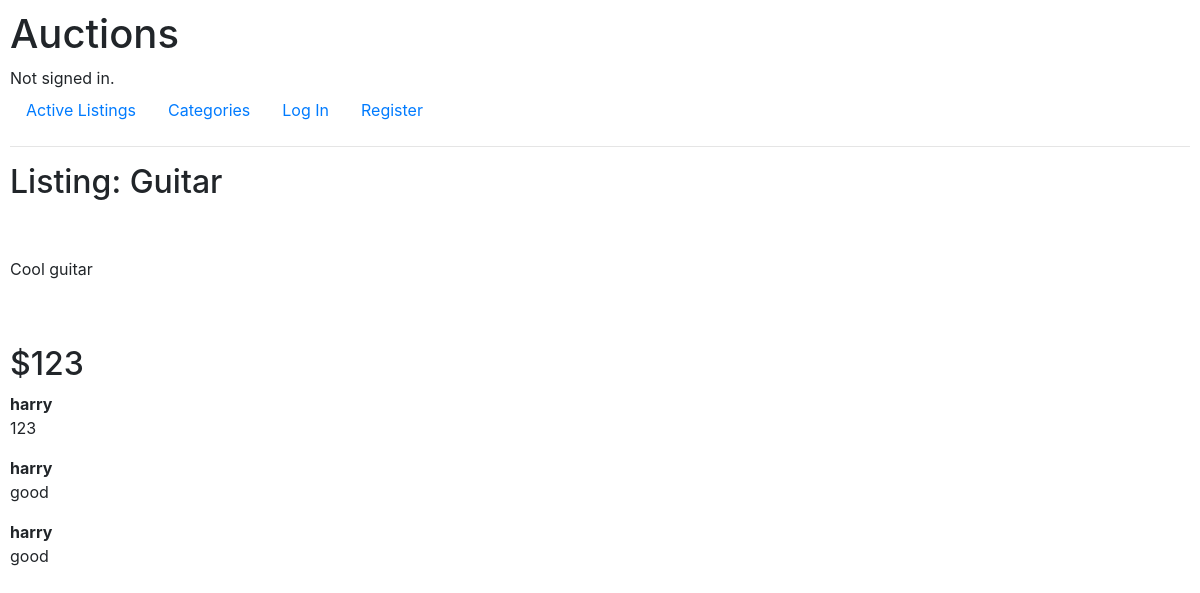
Page /3 on the committed database.
### auctions/models.py (models this page shows, shortened)
class Listing(models.Model):
    title = models.CharField(max_length=64)
    description = models.CharField(max_length=150)
    starting_bid = models.IntegerField()
    image_link = models.CharField(max_length=400)
    Category = (('Fashion', 'Fashion'),('Toys','Toys'),('Electronics','Electronics'),('Home','Home'),('Health', 'Health'),('Sports','Sports'))
    category = models.CharField(max_length=200,null=True, choices=Category)
    user = models.ForeignKey(User,on_delete=models.CASCADE,related_name="Products")
    active_category=(('Active','Active'),('Close','Close'))
    active = models.CharField(max_length=200,null=True, choices=active_category,default="Active")

class product_comments(models.Model):
    listing = models.ForeignKey(Listing,on_delete=models.CASCADE,related_name="comments")
    user = models.ForeignKey(User,on_delete=models.CASCADE,related_name="commented_user")
    comment = models.CharField(max_length=400,default="")

class User(AbstractUser):
    pass

### auctions/views.py (the view, shortened to what this page needs)
# urls.py: path("<int:list_id>",views.listing_page,name="listing_page"),
def listing_page(request,list_id):
    comment_form = ProductComment()
    won = False
    if len(product_won.objects.filter(listing__id=list_id)) > 0:
        if product_won.objects.filter(listing__id=list_id)[0].listing.id==list_id and product_won.objects.filter(listing__id=list_id)[0].user.id==request.user.id :
            won = True
    product = Listing.objects.get(id=list_id)
    form = ListingForm(instance=product)
    if Listing.objects.get(id=list_id).active =="Active":
        if_active = True
    else:
        if_active=False
    if len(watchlist.objects.filter(item_id=list_id,user=request.user.id))==1:
        blob=True
        if request.method=="POST" and  'watchlist' in request.POST:
            item = watchlist.objects.filter(item_id=list_id)
            item.delete()
            return HttpResponseRedirect(reverse("listing_page",args=(list_id,)))
    else:
        blob=False
        if request.method=="POST" and 'watchlist' in request.POST:
            b = watchlist(item = Listing.objects.get(pk=list_id),user=User.objects.get(pk=request.user.id))
            b.save()
            return HttpResponseRedirect(reverse("listing_page",args=(list_id,)))
    error=""
    if request.user.id == Listing.objects.get(id=list_id).user.id:
        owner=True
    else:
        owner=False
    if request.method == "POST"  and 'comment' in request.POST:
        print(request.POST['comment'])
        product_comments.objects.create(user = User.objects.get(id=request.user.id),listing= Listing.objects.get(id=list_id),comment=request.POST['comment'])
    return render(request,"auctions/listing_page.html",{
        "list":Listing.objects.get(pk=list_id),
        "in_watchlist":blob,
        "form": form,
        'owner':owner,
        "error":error,
        'if_active':if_active,
        'won':won,
        'comments':product_comments.objects.filter(listing= Listing.objects.get(id=list_id)),
        'comment_form':comment_form
    })

### auctions/templates/auctions/listing_page.html (shortened to what this page needs)
{% extends "auctions/layout.html" %}
{% block body %}
    <h2>Listing: {{list.title}}</h2>
    <br>
<br>
    <p>{{list.description}}</p>
    <br>
    <br>
    <h2>${{list.starting_bid}}</h2>
    {% for comment in comments %}
        <dl>
            <dt>{{comment.user}}</dt>
            <dd>
                {{comment.comment}}
            </dd>
        </dl>
    {% endfor %}
{% endblock %}

### auctions/static/auctions/styles.css (style rules this page uses)
body { padding: 10px; }

### rows in the picture
Listing: title "Guitar", description "Cool guitar", starting_bid "123"
product_comments: user "harry", comment "123"
product_comments: user "harry", comment "good"
product_comments: user "harry", comment "good"
